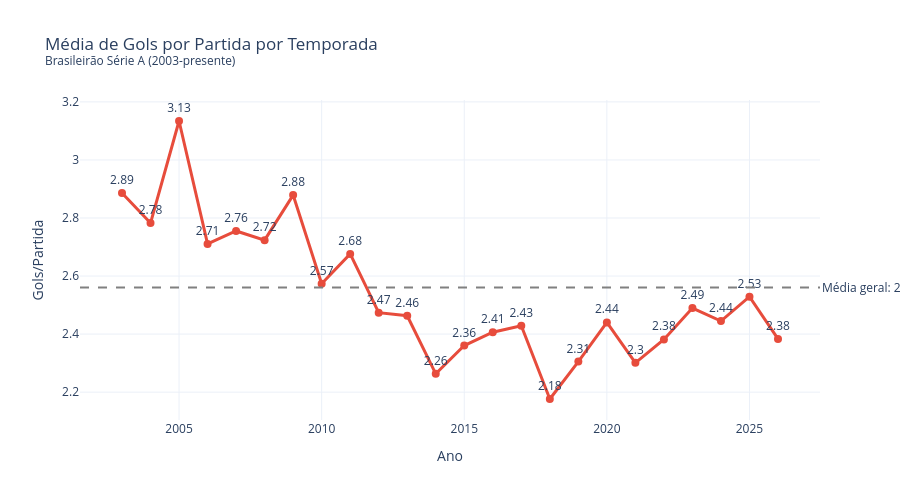

Here is the notebook cell this chart was saved with:
### Code cell
# Média de gols por temporada
gols_ano = df.groupby("ano")["total_gols"].mean().reset_index()
gols_ano.columns = ["ano", "media_gols"]

fig = go.Figure()
fig.add_trace(go.Scatter(
    x=gols_ano["ano"], y=gols_ano["media_gols"],
    mode="lines+markers+text",
    text=gols_ano["media_gols"].round(2),
    textposition="top center",
    line=dict(color="#e74c3c", width=3),
    marker=dict(size=8),
    hovertemplate="%{x}: %{y:.2f} gols/jogo<extra></extra>"
))

fig.add_hline(y=df["total_gols"].mean(), line_dash="dash", line_color="gray",
              annotation_text=f"Média geral: {df['total_gols'].mean():.2f}",
              annotation_position="right")

fig.update_layout(
    title="Média de Gols por Partida por Temporada<br><sup>Brasileirão Série A (2003-presente)</sup>",
    xaxis_title="Ano", yaxis_title="Gols/Partida",
    template="plotly_white", width=900, height=500
)

fig.show()
_path = "../charts/media_gols.html"
fig.write_html(_path, include_plotlyjs="cdn")

# Add description
_desc = "Série temporal da média de gols por temporada: a variável oscila em torno da média histórica de ~2,56 gols/jogo, com baixa volatilidade interanual."
with open(_path) as f:
    html = f.read()
html = html.replace('<div>', f'<p style="text-align:center;color:#666;font-size:13px;font-family:sans-serif;margin:8px 0 0 0;">{_desc}</p>\n<div>', 1)
with open(_path, 'w') as f:
    f.write(html)

print("Gráfico exportado: charts/media_gols.html")

### Figure 1 — Plotly figure (JSON) as saved in the notebook; plotly's stock layout.template omitted (floating-point values rounded to 4 significant figures)
{"data": [{"hovertemplate": "%{x}: %{y:.2f} gols/jogo<extra></extra>", "line": {"color": "#e74c3c", "width": 3}, "marker": {"size": 8}, "mode": "lines+markers+text", "text": [2.89, 2.78, 3.13, 2.71, 2.76, 2.72, 2.88, 2.57, 2.68, 2.47, 2.46, 2.26, 2.36, 2.41, 2.43, 2.18, 2.31, 2.44, 2.3, 2.38, 2.49, 2.44, 2.53, 2.38], "textposition": "top center", "type": "scatter", "x": [2003, 2004, 2005, 2006, 2007, 2008, 2009, 2010, 2011, 2012, 2013, 2014, 2015, 2016, 2017, 2018, 2019, 2020, 2021, 2022, 2023, 2024, 2025, 2026], "y": [2.886, 2.783, 3.134, 2.711, 2.755, 2.724, 2.879, 2.574, 2.676, 2.474, 2.463, 2.263, 2.361, 2.406, 2.429, 2.176, 2.305, 2.44, 2.301, 2.382, 2.489, 2.445, 2.529, 2.383]}], "layout": {"annotations": [{"showarrow": false, "text": "Média geral: 2.56", "x": 1, "xanchor": "left", "xref": "x domain", "y": 2.56, "yanchor": "middle", "yref": "y"}], "height": 500, "shapes": [{"line": {"color": "gray", "dash": "dash"}, "type": "line", "x0": 0, "x1": 1, "xref": "x domain", "y0": 2.56, "y1": 2.56, "yref": "y"}], "title": {"text": "Média de Gols por Partida por Temporada<br><sup>Brasileirão Série A (2003-presente)</sup>"}, "width": 900, "xaxis": {"title": {"text": "Ano"}}, "yaxis": {"title": {"text": "Gols/Partida"}}}}
